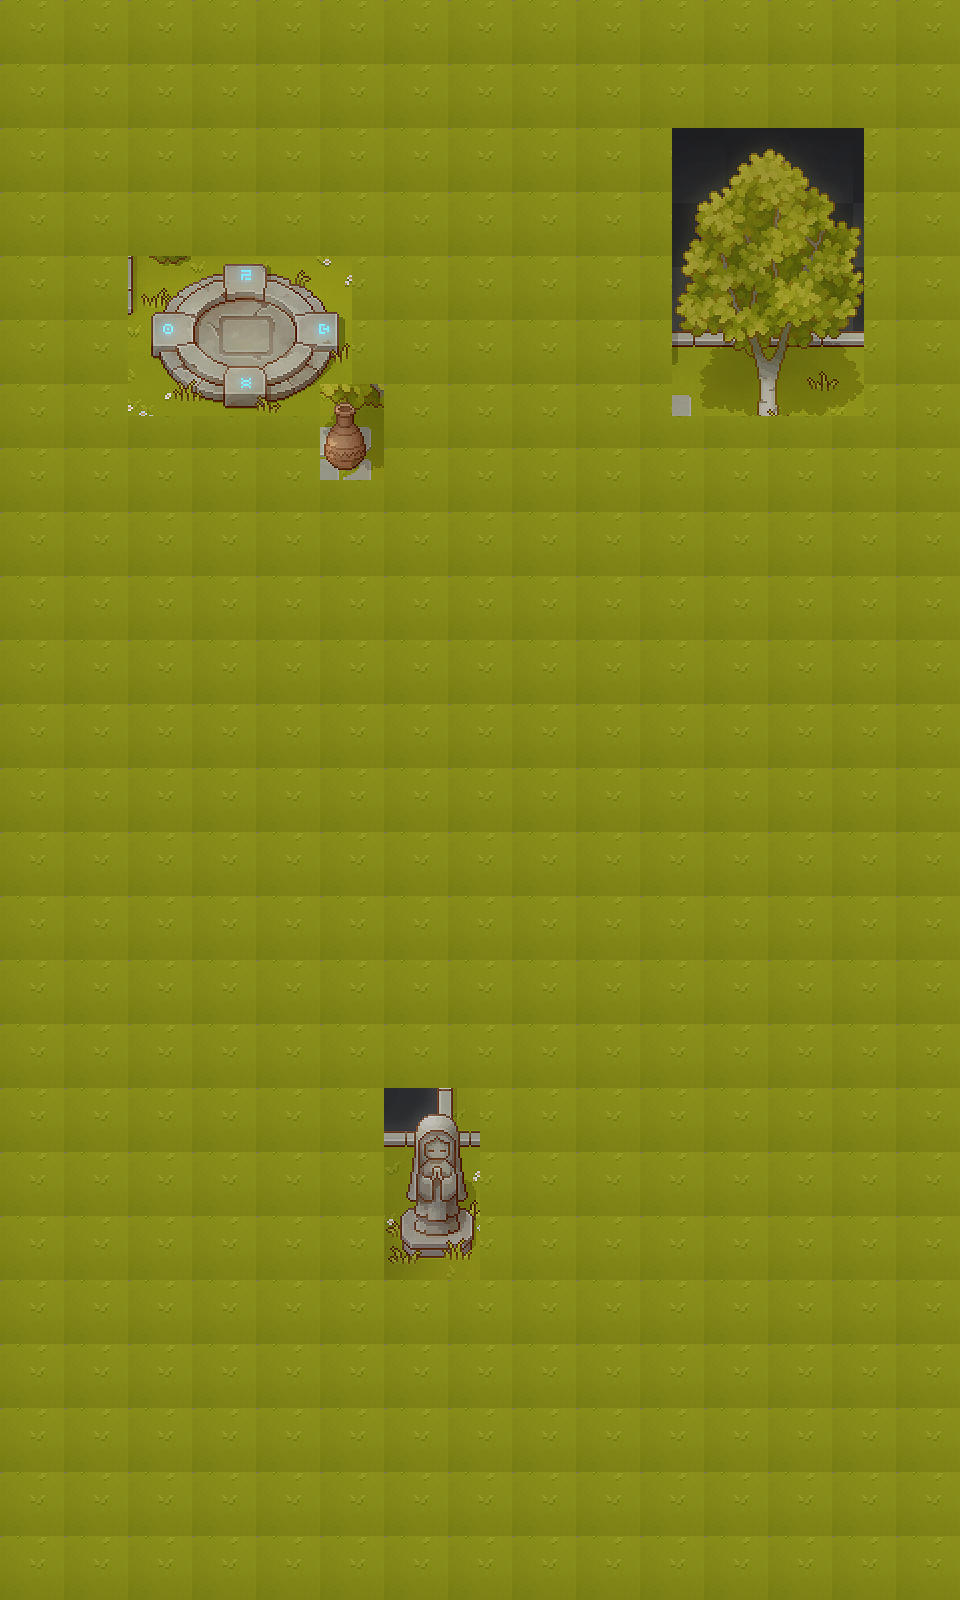

Tiled map render using the project's own tile images. Description and the map definition, with tile-layer contents summarised, below:
An orthogonal 30x50 tile map with 32x32 px tiles, 2 tile layers (ground, well).

<map version="1.9" tiledversion="1.9.0" orientation="orthogonal" renderorder="right-down" width="30" height="50" tilewidth="32" tileheight="32" infinite="0" nextlayerid="3" nextobjectid="1">
 <tileset firstgid="1" source="practice_aa.tsx" />
 <layer id="1" name="ground" width="30" height="50">
  <data>[1500 cells, 0 non-empty, 0 distinct tile ids]</data>
 </layer>
 <layer id="2" name="well" width="30" height="50">
  <data>[1500 cells, 1500 non-empty, 116 distinct tile ids]</data>
 </layer>
</map>
